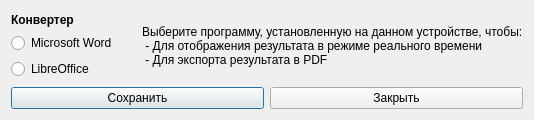
<?xml version="1.0" encoding="UTF-8"?>
<ui version="4.0">
 <class>ConverterSettingsDialogWindow</class>
 <widget class="QDialog" name="ConverterSettingsDialogWindow">
  <property name="geometry">
   <rect>
    <x>0</x>
    <y>0</y>
    <width>534</width>
    <height>120</height>
   </rect>
  </property>
  <property name="sizePolicy">
   <sizepolicy hsizetype="Fixed" vsizetype="Fixed">
    <horstretch>0</horstretch>
    <verstretch>0</verstretch>
   </sizepolicy>
  </property>
  <property name="windowTitle">
   <string>Dialog</string>
  </property>
  <layout class="QVBoxLayout" name="verticalLayout">
   <item>
    <layout class="QHBoxLayout" name="horizontalLayout">
     <item>
      <widget class="QWidget" name="widget_converter" native="true">
       <property name="sizePolicy">
        <sizepolicy hsizetype="Fixed" vsizetype="Fixed">
         <horstretch>0</horstretch>
         <verstretch>0</verstretch>
        </sizepolicy>
       </property>
       <layout class="QVBoxLayout" name="verticalLayout_2">
        <property name="leftMargin">
         <number>0</number>
        </property>
        <property name="topMargin">
         <number>0</number>
        </property>
        <property name="rightMargin">
         <number>0</number>
        </property>
        <property name="bottomMargin">
         <number>0</number>
        </property>
        <item>
         <widget class="QLabel" name="converter">
          <property name="minimumSize">
           <size>
            <width>0</width>
            <height>0</height>
           </size>
          </property>
          <property name="maximumSize">
           <size>
            <width>16777215</width>
            <height>16</height>
           </size>
          </property>
          <property name="styleSheet">
           <string notr="true">font-weight: bold;</string>
          </property>
          <property name="text">
           <string>&lt;html&gt;&lt;head/&gt;&lt;body&gt;&lt;p&gt;Конвертер&lt;/p&gt;&lt;/body&gt;&lt;/html&gt;</string>
          </property>
          <property name="textFormat">
           <enum>Qt::AutoText</enum>
          </property>
          <property name="scaledContents">
           <bool>false</bool>
          </property>
         </widget>
        </item>
        <item>
         <widget class="QRadioButton" name="radbtn_msword">
          <property name="text">
           <string>Microsoft Word</string>
          </property>
         </widget>
        </item>
        <item>
         <widget class="QRadioButton" name="radbtn_libreoffice">
          <property name="text">
           <string>LibreOffice</string>
          </property>
         </widget>
        </item>
       </layout>
      </widget>
     </item>
     <item>
      <spacer name="horizontalSpacer">
       <property name="orientation">
        <enum>Qt::Horizontal</enum>
       </property>
       <property name="sizeHint" stdset="0">
        <size>
         <width>40</width>
         <height>20</height>
        </size>
       </property>
      </spacer>
     </item>
     <item>
      <widget class="QLabel" name="explanation">
       <property name="text">
        <string>Выберите программу, установленную на данном устройстве, чтобы:
 - Для отображения результата в режиме реального времени
 - Для экспорта результата в PDF</string>
       </property>
       <property name="textFormat">
        <enum>Qt::MarkdownText</enum>
       </property>
       <property name="scaledContents">
        <bool>false</bool>
       </property>
       <property name="wordWrap">
        <bool>false</bool>
       </property>
      </widget>
     </item>
    </layout>
   </item>
   <item>
    <layout class="QHBoxLayout" name="horizontalLayout_3">
     <item>
      <widget class="QPushButton" name="btn_save">
       <property name="text">
        <string>Сохранить</string>
       </property>
      </widget>
     </item>
     <item>
      <widget class="QPushButton" name="btn_close">
       <property name="text">
        <string>Закрыть</string>
       </property>
      </widget>
     </item>
    </layout>
   </item>
  </layout>
 </widget>
 <resources/>
 <connections/>
</ui>
